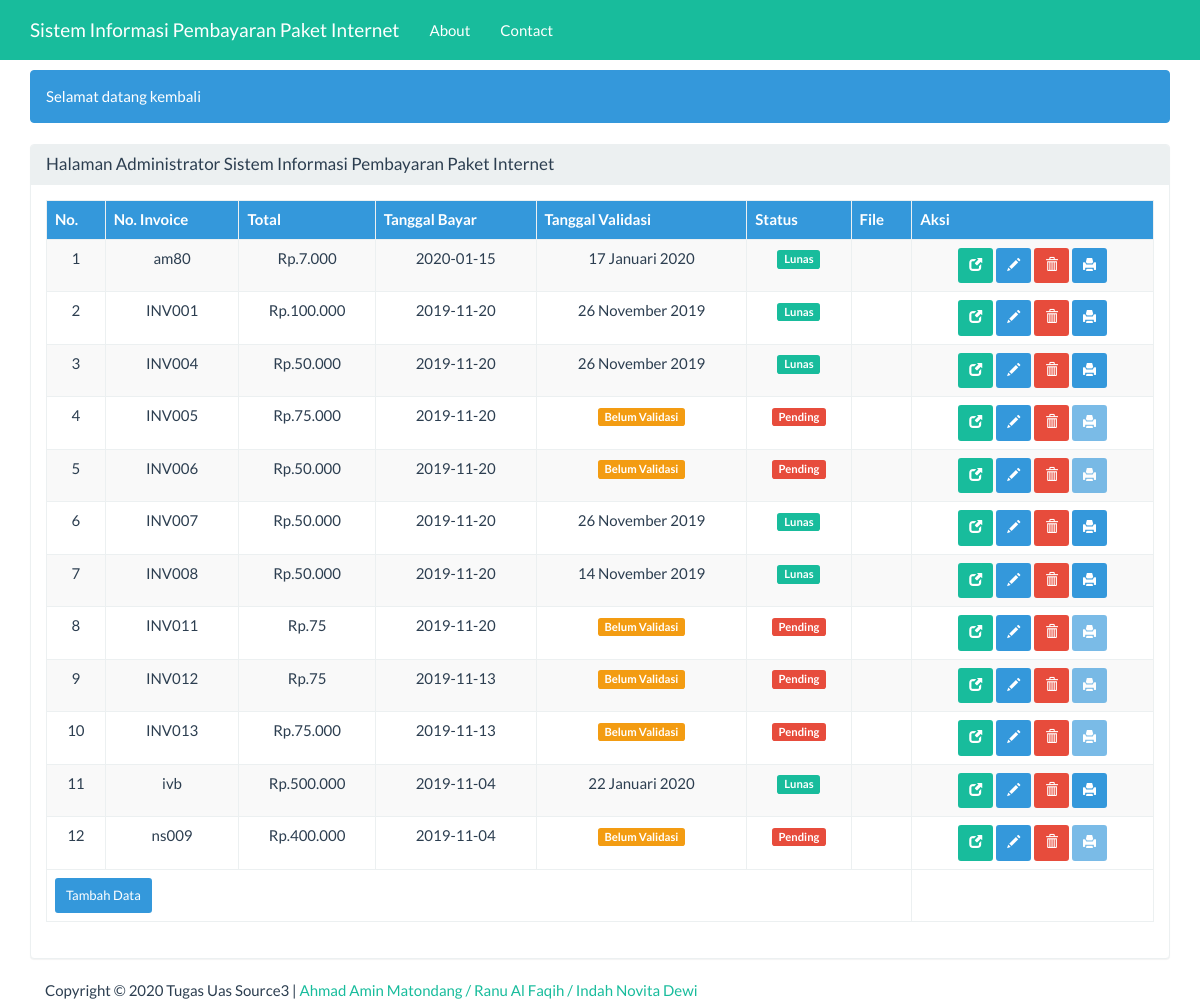
The page /index_admin.php on the database its author committed.
### tables this page shows
CREATE TABLE IF NOT EXISTS `t_transaksi` (
  `id_transaksi` varchar(30) NOT NULL,
  `id_pelanggan` varchar(50) NOT NULL,
  `nominal` int(7) NOT NULL,
  `bukti` varchar(50) NOT NULL,
  `tgl_bayar` date NOT NULL,
  `tgl_validasi` date NOT NULL,
  `status` enum('pending','lunas') NOT NULL
);

### config/function.php (called while the page is built, shortened)
<?php
function TanggalIndo($date){
	$BulanIndo = array("Januari", "Februari", "Maret", "April", "Mei", "Juni", "Juli", "Agustus", "September", "Oktober", "November", "Desember");
	$tahun = substr($date, 0, 4);
	$bulan = substr($date, 5, 2);
	$tgl   = substr($date, 8, 2);
	$result = $tgl . " " . $BulanIndo[(int)$bulan-1] . " ". $tahun;
	return($result);
}
?>

### beranda_adm.php (the view)
<?php
include "./config/function.php";
 ?>
<div class="container">
    <div class="row">
        <div class ="col-xs-12">
            <div class="alert alert-info">
                Selamat datang kembali <strong><?=$_SESSION['nama']?></strong>
            </div>
        </div>
    </div>
    <div class="row">
        <div class="col-sm-12 col-xs-12">
            <div class="panel panel-default">
                <div class="panel-heading">
                    <h3 class="panel-title">Halaman Administrator Sistem Informasi Pembayaran Paket Internet</h3>
                </div>
                 <div class="panel-body">
                     <table class="table table-hover table-bordered table-striped">
                        <thead>
                            <tr class="info">
                                <th>No.</th><th>No. Invoice</th><th>Total<th>Tanggal Bayar<th>Tanggal Validasi</th><th>Status</th><th>File</th><th>Aksi</th>
                            </tr>
                        </thead>
                        <tbody align="center">
                            <?php
                            $sql = "SELECT * FROM t_transaksi";
                            $query = mysqli_query($koneksi, $sql) or die("SQL Anda Salah");
                            $nomor = 0;
                            while ($data = mysqli_fetch_array($query)) {
                                $nomor++;
                                ?>
                                <tr>
                                    <td><?= $nomor ?></td>
                                    <td><?= $data['id_transaksi'] ?></td>
                                    <td><?php echo "Rp." . number_format( $data['nominal'] , 0 , ',' , '.' ); ?></td>
                                    <td><?= $data['tgl_bayar'] ?></td>
                                    <td><?php
                                    if ($data['tgl_validasi'] == '0000-00-00'){
                                    echo "<span class='label label-warning'>".ucwords("belum validasi")."</span>";
                                     }else{
                                     echo TanggalIndo($data['tgl_validasi']);
                                     }?></td>
                                    <td><?php if ($data['status']=='lunas'){ ?>
                                    <span class="label label-success"><?php echo ucfirst($data['status']) ?></span>
                                     <?php }else{ ?>
                                     <span class="label label-danger"><?php echo ucfirst($data['status']) ?></span>
                                        <?php }?>
                                    </td>
                                <td><?php echo $data['bukti'] ?></td>
                              <td align="center">
                                <a href="?page=transaksi&aksi=detail&id=<?php echo $data['id_transaksi'] ;?>" class="btn btn-success btn-sm" title="Lihat Data"><span class="glyphicon glyphicon-new-window" aria-hidden="true"></span></a>
                                <a href="?page=u&actions=pembayaran&id=<?php echo $data['id_transaksi'] ;?>" class="btn btn-info btn-sm" title="Edit Data"><span class="glyphicon glyphicon-pencil" aria-hidden="true"></span></a>
                                <a href="?page=del&actions=pembayaran&id=<?php echo $data['id_transaksi'] ;?>" onclick="javascript: return confirm('Anda yakin akan menghapus data ini ?')" class="btn btn-danger btn-sm" title="Hapus Data"><span class="glyphicon glyphicon-trash" aria-hidden="true"></span></a>
                                <?php if($data['status']=='lunas'){
                                ?>
                                <a href="?page=arsip&actions=report&id=<?php echo $data['id_transaksi'] ;?>" name="cetak" target="_blank" class="btn btn-info btn-sm" title="Cetak"><span class="glyphicon glyphicon-print" aria-hidden="true"></span></a>
                                <?php
                                }else{
                                ?>
                                <a href="#" target="_blank" class="btn btn-info btn-sm disabled" title="Cetak"><span class="glyphicon glyphicon-print" aria-hidden="true"></span></a>
                                <?php
                                }
                                ?>
                                </td>
                              </tr>
                            <?php } ?>
                        </tbody>
                        <tfoot>
                            <tr>
                                <td colspan="7">
                                    <a href="?page=i&actions=pembayaran" class="btn btn-info btn-sm">
                                        Tambah Data
                                    </a>
                                </td>
                            </tr>
                        </tfoot>
                    </table>
                </div>
            </div>
        </div>
</div>

### index_admin.php (style rules this page uses)
body { margin-top:70px; }

### rows shown on the page
t_transaksi: id_transaksi "am80", nominal "7.000", tgl_bayar "2020-01-15", tgl_validasi "17 Januari 2020", status "Lunas"
t_transaksi: id_transaksi "INV001", nominal "100.000", tgl_bayar "2019-11-20", tgl_validasi "26 November 2019", status "Lunas"
t_transaksi: id_transaksi "INV004", nominal "50.000", tgl_bayar "2019-11-20", tgl_validasi "26 November 2019", status "Lunas"
t_transaksi: id_transaksi "INV005", nominal "75.000", tgl_bayar "2019-11-20", status "Pending"
t_transaksi: id_transaksi "INV006", nominal "50.000", tgl_bayar "2019-11-20", status "Pending"
t_transaksi: id_transaksi "INV007", nominal "50.000", tgl_bayar "2019-11-20", tgl_validasi "26 November 2019", status "Lunas"
t_transaksi: id_transaksi "INV008", nominal "50.000", tgl_bayar "2019-11-20", tgl_validasi "14 November 2019", status "Lunas"
t_transaksi: id_transaksi "INV011", nominal "75", tgl_bayar "2019-11-20", status "Pending"
t_transaksi: id_transaksi "INV012", nominal "75", tgl_bayar "2019-11-13", status "Pending"
t_transaksi: id_transaksi "INV013", nominal "75.000", tgl_bayar "2019-11-13", status "Pending"
t_transaksi: id_transaksi "ivb", nominal "500.000", tgl_bayar "2019-11-04", tgl_validasi "22 Januari 2020", status "Lunas"
t_transaksi: id_transaksi "ns009", nominal "400.000", tgl_bayar "2019-11-04", status "Pending"
